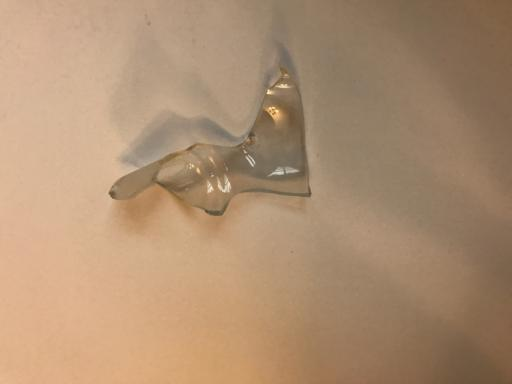
#> input picture dataset/glass/01456f8c-78c5-4eb4-aa0c-5f306a61d639.jpg, 512 x 384 px, found by its file name
$ python feature_extraction.py
#> lines starting #> are read from the running program, lines starting #| are printed output that depends on the picture
#> further down, img is the input picture: shape (384, 512, 3); mean B, G, R 113.9, 143.2, 174
import os
import cv2
import numpy as np
from skimage.feature import hog, local_binary_pattern
from tqdm import tqdm

# ------------------------------------------------------------------
# -----------------------------------------------------------------------
img_dim = (128, 128)       # el size da wa7ed ll images kolaha 3shan el features teb2a consistent

AUG_folder = "augmented_dataset"
ORG_folder = "dataset"


# class names
CLASSES = ["Glass", "Paper", "Cardboard", "Plastic", "Metal", "Trash"]
# tartib el classes mohem 3shan el labels teb2a mazbota

# -------------------------------------------------
# image preparation
# -------------------------------------------------
def fix_image(img):
    """
    Resize image and normalize it

    bna3mel resize 3shan kol el images teb2a nafs el size
    bna2sm 3la 255 3shan el values teb2a ben 0 w 1
    da by5aly el training ashl w asr3
    """
    img = cv2.resize(img, img_dim)
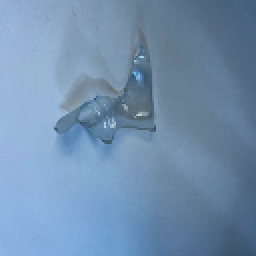
#> img: shape (128, 128, 3) (shown 2 times larger); mean of channels 0, 1, 2 174.1, 143.3, 114; drawn as B, G, R
    img = img.astype(np.float32)
    img = img / 255.0
    return img

# -------------------------------------------------
# HOG feature extraction
# -------------------------------------------------
def hog_single(img):
    """
    hena bntl3 hog features mn sora wa7da
    awl 7aga bn7wlha grayscale
    ba3d kda hog bytl3 features el shape w el edges
    """
    # bnrg3 el image ll range 0-255 3shan OpenCV y3rf yshtaghal
    gray = cv2.cvtColor((img * 255).astype(np.uint8), cv2.COLOR_RGB2GRAY)
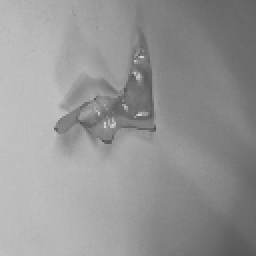
#> gray: shape (128, 128) (shown 2 times larger); min 77, max 216, mean 149.2

    # hog function btst5dm gradients w directions
    f = hog(
        gray,
        orientations=9,          # 3dd el directions
        pixels_per_cell=(16, 16),# size el cell
        cells_per_block=(2, 2),  # grouping el cells
        block_norm="L2-Hys",
        feature_vector=True      # 3shan yrg3 vector wa7ed
    )
#> f = 1764 values, max 0.358 at index 1017, min 0 at index 1763, mean 0.144
    return f

def hog_two_scales(img):
    """
    bnst5dm hog 3la scale kbir w scale asghar
    el idea en el image momkn teb2a details ktera aw 2lela
    fa bngrb aktar mn size
    """
    # hog mn el image el aslya
    f_big = hog_single(img)
#> f_big has the same summary as f in hog_single

    # bn3ml resize ll image size asghar
    small_img = cv2.resize(img, (64, 64))
    small_img = cv2.resize(small_img, img_dim)
#> small_img: shape (128, 128, 3) float32

    # hog mn el image el soghayara
    f_small = hog_single(small_img)
#> f_small = 1764 values, max 0.397 at index 1620, min 0 at index 21, mean 0.126

    # bngm3 el 2 vectors f vector wa7ed
    return np.concatenate((f_big, f_small))

# -------------------------------------------------
# LBP feature
# -------------------------------------------------
def lbp_histogram(img):
    """
    LBP bt3br 3n el texture
    msl textures bta3t el paper aw cardboard
    btfr2 ben el materials
    """
    gray = cv2.cvtColor((img * 255).astype(np.uint8), cv2.COLOR_RGB2GRAY)

    # local binary pattern
    lbp_img = local_binary_pattern(gray, 8, 2, method="uniform")
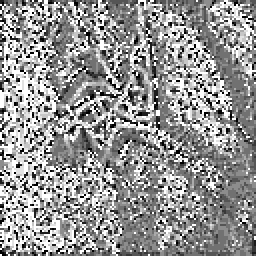
#> lbp_img: shape (128, 128) float64 (shown 2 times larger); min 0, max 9, mean 5.29; drawn with min black and max white

    # bn7sb histogram ll LBP values
    hist, _ = np.histogram(lbp_img, bins=10, range=(0, 10))
#> hist = [694, 952, 858, 1723, 2677, 2315, 1195, 1528, 1356, 3086]
    hist = hist.astype(np.float32)

    # normalization 3shan el values mat2srsh
    hist = hist / (hist.sum() + 1e-6)
#> hist = [0.0424, 0.0581, 0.0524, 0.105, 0.163, 0.141, 0.0729, 0.0933, 0.0828, 0.188]
    return hist

# -------------------------------------------------
# RGB color histogram
# -------------------------------------------------
def rgb_color_hist(img):
    """
    hena bnshof el colors distribution bel RGB
    msl el plastic lono byb2a wa7ed aktar
    """
    img = (img * 255).astype(np.uint8)

    h = cv2.calcHist(
        [img],
        [0, 1, 2],   # R G B channels
        None,
        (8, 8, 8),
        [0, 256, 0, 256, 0, 256]
    )

    h = h.flatten().astype(np.float32)
#> h = 512 values, max 4493 at index 428, min 0 at index 0, mean 32
    h = h / (h.sum() + 1e-6)
#> h = 512 values, max 0.274 at index 428, min 0 at index 0, mean 0.00195
    return h

# -------------------------------------------------
# HSV color histogram
# -------------------------------------------------
def hsv_color_hist(img):
    """
    HSV bykon ahsn f conditions el light el mo5tlfa
    fa da bysa3d el model yfhm el image aktar
    """
    hsv = cv2.cvtColor((img * 255).astype(np.uint8), cv2.COLOR_RGB2HSV)
#> hsv: shape (128, 128, 3); mean H, S, V 14.8, 88.4, 174.1

    h = cv2.calcHist(
        [hsv],
        [0, 1, 2],
        None,
        (8, 8, 8),
        [0, 180, 0, 256, 0, 256]
    )

    h = h.flatten().astype(np.float32)
#> h = 512 values, max 4078 at index 20, min 0 at index 0, mean 32
    h = h / (h.sum() + 1e-6)
#> h = 512 values, max 0.249 at index 20, min 0 at index 0, mean 0.00195
    return h

# -------------------------------------------------
# combine all features together
# -------------------------------------------------
def build_feature_vector(img):
    """
    hena bngm3 kol el features
    hog + lbp + rgb + hsv
    3shan el model yakhod sora kamla mn kol el zwaya
    """
    features = []

    features.append(hog_two_scales(img))   # shape features
    features.append(lbp_histogram(img))    # texture features
    features.append(rgb_color_hist(img))   # color RGB
    features.append(hsv_color_hist(img))   # color HSV

    return np.concatenate(features)

# -------------------------------------------------
# main feature extraction loop
# -------------------------------------------------
X_list = []   # hena hn5zn el feature vectors
y_list = []   # hena hn5zn el labels

print("\nStarting feature extraction...\n")

# bnlf 3la el augmented w el original dataset
for current_folder in [AUG_folder, ORG_folder]:

    # bnlf 3la kol class
    for class_index in range(len(CLASSES)):
        class_name = CLASSES[class_index]
        class_path = os.path.join(current_folder, class_name)

        all_images = os.listdir(class_path)
        print(f"Class {class_name}: {len(all_images)} images")

        # bnlf 3la kol sora gwa el class
        for img_name in tqdm(all_images):

            # bn-skip ay file msh image
            if not img_name.lower().endswith((".jpg", ".png", ".jpeg")):
                continue

            full_path = os.path.join(class_path, img_name)
            img = cv2.imread(full_path)

            # lw el sora byza msh ma2roya
            if img is None:
                continue

            # BGR -> RGB
            img = cv2.cvtColor(img, cv2.COLOR_BGR2RGB)

            # preprocessing
            img = fix_image(img)

            # feature extraction
            vec = build_feature_vector(img)
#> vec = 4562 values, max 0.397 at index 3384, min 0 at index 1763, mean 0.105
#> (the run stopped early here; a loop or call above may not have finished)
